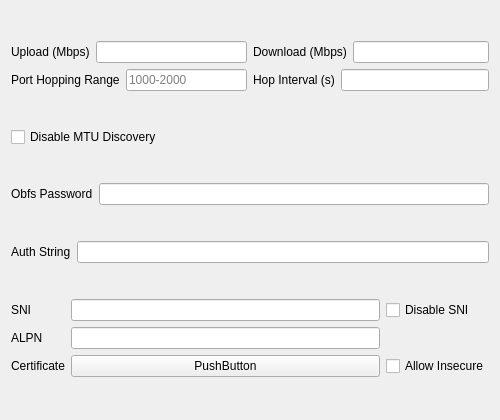
<?xml version="1.0" encoding="UTF-8"?>
<ui version="4.0">
 <class>EditHysteria</class>
 <widget class="QWidget" name="EditHysteria">
  <property name="geometry">
   <rect>
    <x>0</x>
    <y>0</y>
    <width>500</width>
    <height>420</height>
   </rect>
  </property>
  <property name="windowTitle">
   <string notr="true">EditHysteria</string>
  </property>
  <layout class="QVBoxLayout" name="verticalLayout">
   <item>
    <layout class="QGridLayout" name="upBox">
     <item row="0" column="0">
      <layout class="QHBoxLayout" name="uploadMbpsLay">
       <item>
        <widget class="QLabel" name="uploadMbps_l">
         <property name="text">
          <string>Upload (Mbps)</string>
         </property>
        </widget>
       </item>
       <item>
        <widget class="MyLineEdit" name="uploadMbps"/>
       </item>
      </layout>
     </item>
     <item row="0" column="1">
      <layout class="QHBoxLayout" name="downloadMbpsLay">
       <item>
        <widget class="QLabel" name="downloadMbps_l">
         <property name="text">
          <string>Download (Mbps)</string>
         </property>
        </widget>
       </item>
       <item>
        <widget class="MyLineEdit" name="downloadMbps"/>
       </item>
      </layout>
     </item>
     <item row="1" column="0">
      <layout class="QHBoxLayout" name="serverPortsLay">
       <item>
        <widget class="QLabel" name="serverPorts_l">
         <property name="text">
          <string>Port Hopping Range</string>
         </property>
        </widget>
       </item>
       <item>
        <widget class="MyLineEdit" name="serverPorts">
         <property name="placeholderText">
          <string notr="true">1000-2000</string>
         </property>
        </widget>
       </item>
      </layout>
     </item>
     <item row="1" column="1">
      <layout class="QHBoxLayout" name="hopIntervalLay">
       <item>
        <widget class="QLabel" name="hopInterval_l">
         <property name="text">
          <string>Hop Interval (s)</string>
         </property>
        </widget>
       </item>
       <item>
        <widget class="MyLineEdit" name="hopInterval"/>
       </item>
      </layout>
     </item>
    </layout>
   </item>
   <item>
    <widget class="QCheckBox" name="disableMtuDiscovery">
     <property name="text">
      <string>Disable MTU Discovery</string>
     </property>
    </widget>
   </item>
   <item>
    <layout class="QGridLayout" name="obfuscation">
     <item row="0" column="0">
      <widget class="QLabel" name="obfs_l">
       <property name="text">
        <string>Obfs Password</string>
       </property>
      </widget>
     </item>
     <item row="0" column="1">
      <widget class="MyLineEdit" name="obfs"/>
     </item>
    </layout>
   </item>
   <item>
    <layout class="QGridLayout" name="authentication">
     <item row="0" column="0">
      <widget class="QLabel" name="authString_l">
       <property name="text">
        <string>Auth String</string>
       </property>
      </widget>
     </item>
     <item row="0" column="1">
      <widget class="MyLineEdit" name="authString"/>
     </item>
    </layout>
   </item>
   <item>
    <layout class="QGridLayout" name="TLS" rowstretch="0,0,0">
     <item row="0" column="0">
      <widget class="QLabel" name="sni_l">
       <property name="text">
        <string>SNI</string>
       </property>
      </widget>
     </item>
     <item row="0" column="1">
      <widget class="MyLineEdit" name="sni"/>
     </item>
     <item row="0" column="2">
      <widget class="QCheckBox" name="disableSni">
       <property name="text">
        <string>Disable SNI</string>
       </property>
      </widget>
     </item>
     <item row="1" column="0">
      <widget class="QLabel" name="alpn_l">
       <property name="text">
        <string notr="true">ALPN</string>
       </property>
      </widget>
     </item>
     <item row="1" column="1">
      <widget class="MyLineEdit" name="alpn"/>
     </item>
     <item row="2" column="0">
      <widget class="QLabel" name="certificate_l">
       <property name="text">
        <string>Certificate</string>
       </property>
      </widget>
     </item>
     <item row="2" column="1">
      <widget class="QPushButton" name="certificate">
       <property name="text">
        <string notr="true">PushButton</string>
       </property>
      </widget>
     </item>
     <item row="2" column="2">
      <widget class="QCheckBox" name="allowInsecure">
       <property name="text">
        <string>Allow Insecure</string>
       </property>
      </widget>
     </item>
    </layout>
   </item>
  </layout>
 </widget>
 <customwidgets>
  <customwidget>
   <class>MyLineEdit</class>
   <extends>QLineEdit</extends>
   <header>ui/widget/MyLineEdit.h</header>
  </customwidget>
 </customwidgets>
 <tabstops>
  <tabstop>uploadMbps</tabstop>
  <tabstop>downloadMbps</tabstop>
  <tabstop>serverPorts</tabstop>
  <tabstop>hopInterval</tabstop>
  <tabstop>disableMtuDiscovery</tabstop>
  <tabstop>obfs</tabstop>
  <tabstop>authString</tabstop>
  <tabstop>sni</tabstop>
  <tabstop>disableSni</tabstop>
  <tabstop>alpn</tabstop>
  <tabstop>certificate</tabstop>
  <tabstop>allowInsecure</tabstop>
 </tabstops>
 <resources/>
 <connections/>
</ui>
